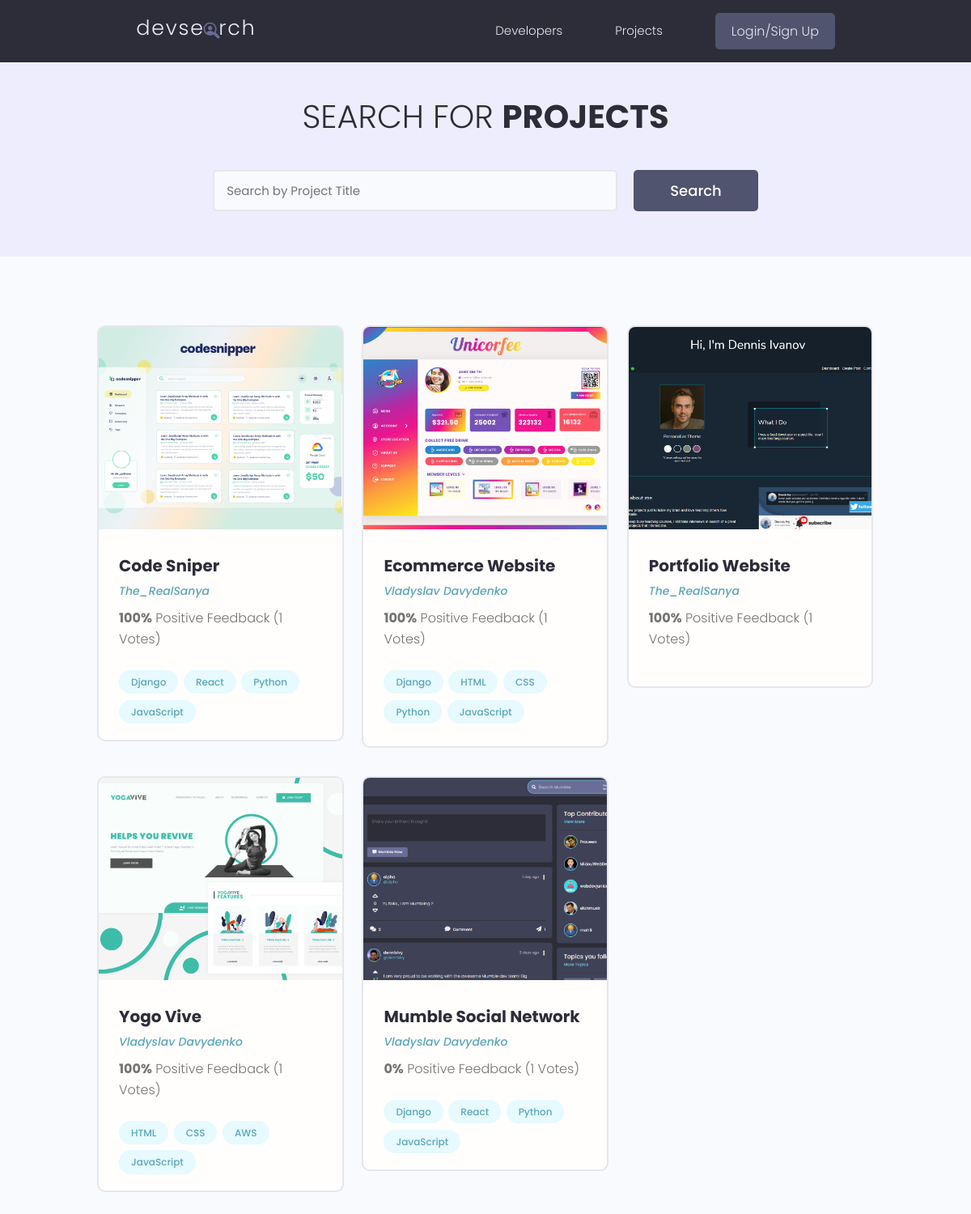
/projects/, run on the app's committed database.
### projects/models.py (models this page shows, shortened)
class Project(models.Model):
    owner = models.ForeignKey(Profile, null = True, blank=True, on_delete=models.CASCADE)
    title = models.CharField(max_length=200)
    description = models.TextField(null=True, blank=True)
    featured_image = models.ImageField(null=True, blank=True, default="default.jpg")
    demo_link = models.CharField(max_length=2000, null=True, blank=True)
    source_link = models.CharField(max_length=2000, null=True, blank=True)
    vote_total = models.IntegerField(default=0, null=True, blank=True)
    vote_ratio = models.IntegerField(default=0, null=True, blank=True)
    tags = models.ManyToManyField('Tag', blank=True)
    created = models.DateTimeField(auto_now_add=True)
    id = models.UUIDField(default=uuid.uuid4, unique=True, primary_key=True, editable=False)
    class Meta:
        ordering=['-vote_ratio', '-vote_total', 'title']
    @property
    def imageUrl(self):
        try:
            url = self.featured_image.url
        except:
            url = ''
        return url

class Tag(models.Model):
    name = models.CharField(max_length=200)
    created = models.DateTimeField(auto_now_add=True)
    id = models.UUIDField(default=uuid.uuid4, unique=True, primary_key=True, editable=False)
    def __str__(self) -> str:
        return self.name

### users/models.py (models this page shows, shortened)
class Profile(models.Model):
    user = models.OneToOneField(User, on_delete=models.CASCADE, null=True, blank=True)
    name = models.CharField(max_length=200, blank=True, null=True)
    email = models.EmailField(max_length=500, blank=True, null=True)
    username = models.CharField(max_length=200, blank=True, null=True)
    location = models.CharField(max_length=200, blank=True, null=True)
    short_intro = models.CharField(max_length=200, blank=True, null=True)
    bio = models.TextField(blank=True, null=True)
    profile_image = models.ImageField(null = True, blank=True, upload_to='profiles/', default= 'profiles/user-default.png')
    social_github = models.CharField(max_length=200, blank=True, null=True)
    social_stackoverflow = models.CharField(max_length=200, blank=True, null=True)
    social_twitter = models.CharField(max_length=200, blank=True, null=True)
    social_linkedin = models.CharField(max_length=200, blank=True, null=True)
    social_website = models.CharField(max_length=200, blank=True, null=True)
    created = models.DateTimeField(auto_now_add=True)
    id = models.UUIDField(default=uuid.uuid4, unique=True, primary_key=True, editable=False)
    class Meta:
        ordering=['created', 'name']

### projects/views.py (the view)
# urls.py: path('projects/', include("projects.urls")),
def projects(request):
    projects, search_query = searchProjects(request)
    custom_range, projects = paginateProjects(request, projects, 6)
    context = {'projects':projects, 'search_query':search_query, 'custome_range': custom_range}
    return render(request, "projects/projects.html", context)

### projects/utils.py (called while the page is built)
def paginateProjects(request, projects, results):
    page = request.GET.get('page')
    paginator = Paginator(projects, results)
    try:
        projects = paginator.page(page)
    except PageNotAnInteger:
        page = 1
        projects = paginator.page(page)
    except EmptyPage:
        page = paginator.num_pages
        projects = paginator.page(page)
    leftIndex = (int(page) - 4)
    if leftIndex < 1:
        leftIndex = 1
    rightIndex = (int(page) + 5)
    if rightIndex > paginator.num_pages:
        rightIndex = paginator.num_pages + 1
    custom_range = range(leftIndex, rightIndex)
    return custom_range, projects

def searchProjects(request):
    search_query = ''
    if request.GET.get('search_query'):
        search_query = request.GET.get('search_query')
    tags = Tag.objects.filter(name__icontains=search_query)
    projects = Project.objects.distinct().filter(
        Q(title__icontains=search_query) |
        Q(owner__name__icontains=search_query)|
        Q(tags__in=tags) |
        Q(description__icontains=search_query)
        )
    return projects, search_query

### projects/templates/projects/projects.html (shortened to what this page needs)
{% extends 'main.html' %}
{% block content %}
<main class="projects">
    <section class="hero-section text-center">
      <div class="container container--narrow">
        <div class="hero-section__box">
          <h2>Search for <span>Projects</span></h2>
        </div>
        <div class="hero-section__search">
          <form id="searchForm" class="form" action="{% url 'projects' %}" method="get">
            <div class="form__field">
              <input class="input input--text" id="formInput#search" type="text" name="search_query"
                value="{{search_query}}" placeholder="Search by Project Title" />
            </div>
            <input class="btn btn--sub btn--lg" type="submit" value="Search" />
          </form>
        </div>
      </div>
    </section>
    <section class="projectsList">
      <div class="container">
        <div class="grid grid--three">
        {% for project in projects %}
          <div class="column">
            <div class="card project">
              <a href="{% url 'single-project' project.id%}" class="project">
                <img class="project__thumbnail" src="{{project.imageUrl}}" alt="project thumbnail" />
                <div class="card__body">
                  <h3 class="project__title">{{project.title}}</h3>
                  <p><a class="project__author" href="{% url 'user-profile' project.owner.id %}">{{project.owner.name}}</a></p>
                  <p class="project--rating">
                    <span style="font-weight: bold;">{{project.vote_ratio}}%</span> Positive
                    Feedback ({{project.vote_total}} Vote{{project.vote_ratio|pluralize:"s"}})
                  </p>
                  <div class="project__tags">
                    {% for tag in project.tags.all %}
                    <span class="tag tag--pill tag--main">
                      <small>{{tag}}</small>
                    </span>
                    {% endfor %}
                  </div>
                </div>
              </a>
            </div>
          </div>
        {% endfor %}
        </div>
      </div>
    </section>
  </main>
{% endblock content %}

### static/styles/app.css (style rules this page uses)
:root { --color-sub: #2d2d39; }
.btn--sub { background-color: var(--color-sub-light); }
.card { border: 2px solid var(--color-light); }
img { width: 100%; }
.hero-section { height: 40vh; display: flex; align-items: center; background-color: var(--color-sub); }
.hero-section__box { margin-bottom: 4rem; }
.hero-section__box > h2, .hero-section__box > h2 > span { font-size: 4rem; color: var(--color-light); line-height: 1.3; text-transform: uppercase; }
.hero-section__box > h2 { font-weight: 300; }
.hero-section__box > h2 > span { font-weight: 700; }
.hero-section__search > .form { display: flex; align-items: center; justify-content: center; gap: 2rem; }
.hero-section__search > .form input.input--text { width: 50rem; }
.project__author { font-size: 1.4rem; font-style: italic; }
.project--rating { margin-bottom: 1.6em; margin-top: .5em; }
.projects > .hero-section { background: var(--color-sub-lighter); height: 30vh; }
.projects .hero-section__box { margin-bottom: 2.5rem; }
.projects .hero-section__box > h2 { color: var(--color-sub); }
.projects .hero-section__box > h2 > span { font-weight: 700; color: var(--color-sub); }
.projectsList { margin-top: 8rem; }
.project__thumbnail { height: 25rem; object-fit: cover; object-position: top center; }
.project__title { font-size: 2rem; font-weight: 700; color: var(--color-sub); }

### static/uikit/styles/modules/_variables.css (style rules this page uses)
:root { --color-main: #5aa5b9; --color-main-light: #e6faff; --color-sub: #3f4156; --color-sub-light: #51546e; --color-sub-lighter: #ededfd; --color-text: #737373; --color-gray: #8b8b8b; --color-light: #e5e7eb; --color-light-gray: #767676; --color-bg: #f8fafd; --color-white: #fffefd; --color-white-light: #f3f3f3; --color-success: #359e64; --color-success-bg: #def8e8; --color-error: #fc4b0b; --color-error-bg: #fff2ee; --font-base: 'Poppins', arial, helvetica, 'Segoe UI', roboto, ubuntu, sans-serif; --font-monospace: 'Fira Code', 'Courier New', courier, monospace; --font-regular: 300; --font-medium: 500; --font-bold: 700; --generic-shadow: 1px 1px 5px #00000010; --generic-transition: all 0.3s ease-in-out; }

### static/uikit/styles/modules/_base.css (style rules this page uses)
* { margin: 0; padding: 0; box-sizing: border-box; text-rendering: optimizeLegibility; color: inherit; font-size: inherit; }
html { font-size: 50%; }
@media only screen and (min-width: 480px) { html { font-size: 56.25%; } }
@media only screen and (min-width: 1200px) { html { font-size: 62.5%; } }
body { line-height: 1.6; font-weight: 400; font-size: 1.5rem; color: var(--color-text); background-color: var(--color-bg); min-height: 100vh; }

### static/uikit/styles/modules/_typography.css (style rules this page uses)
* { font-family: var(--font-base); }
h2 { font-size: 3.6rem; font-weight: var(--font-bold); }
h3 { font-size: 3.2rem; font-weight: var(--font-medium); }
p, span, strong { font-size: 1.6rem; color: var(--color-text); font-weight: var(--font-regular); }
a { padding-bottom: 2px; text-decoration: none; display: inline-block; color: var(--color-main); font-weight: var(--font-medium); }

### static/uikit/styles/modules/_utilities.css (style rules this page uses)
.container { width: 92%; max-width: 165rem; margin: 0 auto; box-sizing: border-box; }
.container--narrow { width: 92%; max-width: 120rem; }
@media screen and (min-width: 1000px) { .container { width: 90%; } }
@media screen and (min-width: 1000px) { .container--narrow { width: 85%; } }
@media screen and (min-width: 1200px) { .container { width: 80%; } }
@media screen and (min-width: 1200px) { .container--narrow { width: 72%; } }
.text-center { text-align: center; }

### static/uikit/styles/modules/_button.css (style rules this page uses)
.btn { display: inline-block; position: relative; cursor: pointer; background-color: var(--color-light); font-weight: var(--font-medium); color: var(--color-sub); text-decoration: none; padding: 1rem 2rem; border-radius: 0.5rem; border: none; width: -webkit-fit-content; width: -moz-fit-content; width: fit-content; height: -webkit-fit-content; height: -moz-fit-content; height: fit-content; font-size: 1.6rem; outline-width: 0; outline-color: transparent; -webkit-backface-visibility: hidden; backface-visibility: hidden; transition: all 0.3s ease-in-out; }
.btn--sub { background-color: var(--color-sub); color: var(--color-white); }
.btn--lg { font-size: 1.8rem; padding: 1.2rem 4.5rem; }

### static/uikit/styles/modules/_card.css (style rules this page uses)
.card { border-radius: 1rem; background-color: var(--color-white); border: 1.5px solid var(--color-light); width: auto; height: auto; margin-top: 0.5rem; margin-bottom: 0.5rem; overflow: hidden; }
.card__body, .card__header { padding: 2rem 2.5rem; }

### data on the page
Project: imageUrl (picture), title "Code Sniper", owner.name "The_RealSanya", vote_ratio "100", vote_total "1"
Tag: name "Django"
Tag: name "React"
Tag: name "Python"
Tag: name "JavaScript"
Project: imageUrl (picture), title "Ecommerce Website", owner.name "Vladyslav Davydenko", vote_ratio "100", vote_total "1"
Tag: name "HTML"
Tag: name "CSS"
Project: imageUrl (picture), title "Portfolio Website", owner.name "The_RealSanya", vote_ratio "100", vote_total "1"
Project: imageUrl (picture), title "Yogo Vive", owner.name "Vladyslav Davydenko", vote_ratio "100", vote_total "1"
Tag: name "AWS"
Project: imageUrl (picture), title "Mumble Social Network", owner.name "Vladyslav Davydenko", vote_ratio "0", vote_total "1"
